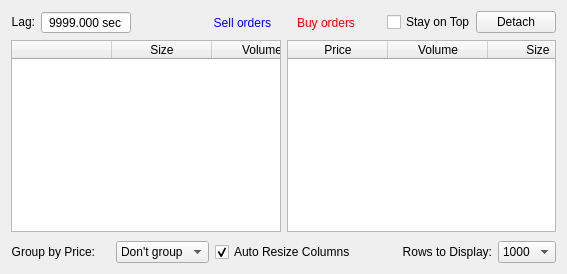
       <widget class="QWidget" name="tabDepth">
        <attribute name="title">
         <string>Order Book</string>
        </attribute>
        <layout class="QGridLayout" name="gridLayout_27">
         <item row="0" column="0">
          <layout class="QHBoxLayout" name="horizontalLayout_20">
           <property name="rightMargin">
            <number>10</number>
           </property>
           <item>
            <widget class="QLabel" name="lagApiLabel_2">
             <property name="sizePolicy">
              <sizepolicy hsizetype="Preferred" vsizetype="Maximum">
               <horstretch>0</horstretch>
               <verstretch>0</verstretch>
              </sizepolicy>
             </property>
             <property name="minimumSize">
              <size>
               <width>0</width>
               <height>0</height>
              </size>
             </property>
             <property name="accessibleName">
              <string>TR00016</string>
             </property>
             <property name="text">
              <string>Lag:</string>
             </property>
             <property name="alignment">
              <set>Qt::AlignRight|Qt::AlignTrailing|Qt::AlignVCenter</set>
             </property>
            </widget>
           </item>
           <item>
            <widget class="QDoubleSpinBox" name="depthLag">
             <property name="sizePolicy">
              <sizepolicy hsizetype="Preferred" vsizetype="Fixed">
               <horstretch>0</horstretch>
               <verstretch>0</verstretch>
              </sizepolicy>
             </property>
             <property name="minimumSize">
              <size>
               <width>90</width>
               <height>0</height>
              </size>
             </property>
             <property name="accessibleName">
              <string>TR00113</string>
             </property>
             <property name="styleSheet">
              <string notr="true"/>
             </property>
             <property name="alignment">
              <set>Qt::AlignCenter</set>
             </property>
             <property name="readOnly">
              <bool>true</bool>
             </property>
             <property name="buttonSymbols">
              <enum>QAbstractSpinBox::NoButtons</enum>
             </property>
             <property name="prefix">
              <string/>
             </property>
             <property name="suffix">
              <string> sec</string>
             </property>
             <property name="decimals">
              <number>3</number>
             </property>
             <property name="minimum">
              <double>0.000000000000000</double>
             </property>
             <property name="maximum">
              <double>9999.000000000000000</double>
             </property>
             <property name="value">
              <double>9999.000000000000000</double>
             </property>
            </widget>
           </item>
           <item>
            <widget class="QLabel" name="sellOrdersLabel">
             <property name="sizePolicy">
              <sizepolicy hsizetype="Expanding" vsizetype="Preferred">
               <horstretch>0</horstretch>
               <verstretch>0</verstretch>
              </sizepolicy>
             </property>
             <property name="accessibleName">
              <string>SELL_ORDERS</string>
             </property>
             <property name="styleSheet">
              <string notr="true">color: blue;</string>
             </property>
             <property name="text">
              <string>Sell orders</string>
             </property>
             <property name="alignment">
              <set>Qt::AlignRight|Qt::AlignTrailing|Qt::AlignVCenter</set>
             </property>
            </widget>
           </item>
          </layout>
         </item>
         <item row="0" column="1">
          <layout class="QHBoxLayout" name="horizontalLayout_18">
           <property name="spacing">
            <number>0</number>
           </property>
           <property name="leftMargin">
            <number>10</number>
           </property>
           <item>
            <widget class="QLabel" name="buyOrdersLabel">
             <property name="sizePolicy">
              <sizepolicy hsizetype="Expanding" vsizetype="Preferred">
               <horstretch>0</horstretch>
               <verstretch>0</verstretch>
              </sizepolicy>
             </property>
             <property name="accessibleName">
              <string>BUY_ORDERS</string>
             </property>
             <property name="styleSheet">
              <string notr="true">color: red;</string>
             </property>
             <property name="text">
              <string>Buy orders</string>
             </property>
             <property name="alignment">
              <set>Qt::AlignLeading|Qt::AlignLeft|Qt::AlignVCenter</set>
             </property>
            </widget>
           </item>
           <item>
            <widget class="QCheckBox" name="tabDepthOnTop">
             <property name="sizePolicy">
              <sizepolicy hsizetype="Maximum" vsizetype="Fixed">
               <horstretch>0</horstretch>
               <verstretch>0</verstretch>
              </sizepolicy>
             </property>
             <property name="accessibleName">
              <string>STAYS_ON_TOP</string>
             </property>
             <property name="text">
              <string>Stay on Top</string>
             </property>
            </widget>
           </item>
           <item>
            <widget class="QPushButton" name="detachDepth">
             <property name="sizePolicy">
              <sizepolicy hsizetype="Maximum" vsizetype="Maximum">
               <horstretch>0</horstretch>
               <verstretch>0</verstretch>
              </sizepolicy>
             </property>
             <property name="whatsThis">
              <string/>
             </property>
             <property name="accessibleName">
              <string>DETACH_TAB</string>
             </property>
             <property name="text">
              <string>Detach</string>
             </property>
            </widget>
           </item>
          </layout>
         </item>
         <item row="1" column="0">
          <widget class="QTableWidget" name="depthAsksTable">
           <property name="horizontalScrollBarPolicy">
            <enum>Qt::ScrollBarAlwaysOff</enum>
           </property>
           <property name="editTriggers">
            <set>QAbstractItemView::NoEditTriggers</set>
           </property>
           <property name="showDropIndicator" stdset="0">
            <bool>false</bool>
           </property>
           <property name="alternatingRowColors">
            <bool>true</bool>
           </property>
           <property name="selectionBehavior">
            <enum>QAbstractItemView::SelectRows</enum>
           </property>
           <property name="textElideMode">
            <enum>Qt::ElideNone</enum>
           </property>
           <property name="verticalScrollMode">
            <enum>QAbstractItemView::ScrollPerPixel</enum>
           </property>
           <property name="horizontalScrollMode">
            <enum>QAbstractItemView::ScrollPerPixel</enum>
           </property>
           <property name="showGrid">
            <bool>false</bool>
           </property>
           <property name="wordWrap">
            <bool>false</bool>
           </property>
           <attribute name="horizontalHeaderHighlightSections">
            <bool>false</bool>
           </attribute>
           <attribute name="verticalHeaderVisible">
            <bool>false</bool>
           </attribute>
           <attribute name="verticalHeaderDefaultSectionSize">
            <number>26</number>
           </attribute>
           <attribute name="verticalHeaderHighlightSections">
            <bool>false</bool>
           </attribute>
           <column>
            <property name="text">
             <string/>
            </property>
           </column>
           <column>
            <property name="text">
             <string>Size</string>
            </property>
           </column>
           <column>
            <property name="text">
             <string>Volume</string>
            </property>
           </column>
           <column>
            <property name="text">
             <string>Price</string>
            </property>
           </column>
          </widget>
         </item>
         <item row="1" column="1">
          <widget class="QTableWidget" name="depthBidsTable">
           <property name="horizontalScrollBarPolicy">
            <enum>Qt::ScrollBarAlwaysOff</enum>
           </property>
           <property name="editTriggers">
            <set>QAbstractItemView::NoEditTriggers</set>
           </property>
           <property name="showDropIndicator" stdset="0">
            <bool>false</bool>
           </property>
           <property name="alternatingRowColors">
            <bool>true</bool>
           </property>
           <property name="selectionBehavior">
            <enum>QAbstractItemView::SelectRows</enum>
           </property>
           <property name="textElideMode">
            <enum>Qt::ElideNone</enum>
           </property>
           <property name="verticalScrollMode">
            <enum>QAbstractItemView::ScrollPerPixel</enum>
           </property>
           <property name="horizontalScrollMode">
            <enum>QAbstractItemView::ScrollPerPixel</enum>
           </property>
           <property name="showGrid">
            <bool>false</bool>
           </property>
           <property name="wordWrap">
            <bool>false</bool>
           </property>
           <attribute name="horizontalHeaderHighlightSections">
            <bool>false</bool>
           </attribute>
           <attribute name="verticalHeaderVisible">
            <bool>false</bool>
           </attribute>
           <attribute name="verticalHeaderDefaultSectionSize">
            <number>26</number>
           </attribute>
           <attribute name="verticalHeaderHighlightSections">
            <bool>false</bool>
           </attribute>
           <column>
            <property name="text">
             <string>Price</string>
            </property>
           </column>
           <column>
            <property name="text">
             <string>Volume</string>
            </property>
           </column>
           <column>
            <property name="text">
             <string>Size</string>
            </property>
           </column>
           <column>
            <property name="text">
             <string/>
            </property>
           </column>
          </widget>
         </item>
         <item row="2" column="0" colspan="2">
          <layout class="QGridLayout" name="gridLayout_31">
           <property name="topMargin">
            <number>3</number>
           </property>
           <item row="0" column="1">
            <widget class="QLabel" name="usdLabel2_2">
             <property name="sizePolicy">
              <sizepolicy hsizetype="Maximum" vsizetype="Preferred">
               <horstretch>0</horstretch>
               <verstretch>0</verstretch>
              </sizepolicy>
             </property>
             <property name="font">
              <font>
               <pointsize>11</pointsize>
               <weight>50</weight>
               <bold>false</bold>
              </font>
             </property>
             <property name="accessibleDescription">
              <string>USD_ICON</string>
             </property>
             <property name="styleSheet">
              <string notr="true">color: darkgreen</string>
             </property>
             <property name="text">
              <string/>
             </property>
             <property name="alignment">
              <set>Qt::AlignCenter</set>
             </property>
            </widget>
           </item>
           <item row="0" column="5">
            <widget class="QLabel" name="labelDepthLimit">
             <property name="sizePolicy">
              <sizepolicy hsizetype="Preferred" vsizetype="Maximum">
               <horstretch>0</horstretch>
               <verstretch>0</verstretch>
              </sizepolicy>
             </property>
             <property name="minimumSize">
              <size>
               <width>0</width>
               <height>0</height>
              </size>
             </property>
             <property name="accessibleName">
              <string>ROWS_TO_DISPLAY</string>
             </property>
             <property name="text">
              <string>Rows to Display:</string>
             </property>
             <property name="alignment">
              <set>Qt::AlignRight|Qt::AlignTrailing|Qt::AlignVCenter</set>
             </property>
            </widget>
           </item>
           <item row="0" column="2">
            <widget class="QComboBox" name="comboBoxGroupByPrice">
             <property name="sizePolicy">
              <sizepolicy hsizetype="Preferred" vsizetype="Fixed">
               <horstretch>0</horstretch>
               <verstretch>0</verstretch>
              </sizepolicy>
             </property>
             <property name="maxVisibleItems">
              <number>30</number>
             </property>
             <item>
              <property name="text">
               <string>Don't group</string>
              </property>
             </item>
             <item>
              <property name="text">
               <string>0.005</string>
              </property>
             </item>
             <item>
              <property name="text">
               <string>0.010</string>
              </property>
             </item>
             <item>
              <property name="text">
               <string>0.025</string>
              </property>
             </item>
             <item>
              <property name="text">
               <string>0.050</string>
              </property>
             </item>
             <item>
              <property name="text">
               <string>0.100</string>
              </property>
             </item>
             <item>
              <property name="text">
               <string>0.250</string>
              </property>
             </item>
             <item>
              <property name="text">
               <string>0.500</string>
              </property>
             </item>
             <item>
              <property name="text">
               <string>1.000</string>
              </property>
             </item>
             <item>
              <property name="text">
               <string>2.500</string>
              </property>
             </item>
             <item>
              <property name="text">
               <string>5.000</string>
              </property>
             </item>
             <item>
              <property name="text">
               <string>10.000</string>
              </property>
             </item>
             <item>
              <property name="text">
               <string>25.000</string>
              </property>
             </item>
             <item>
              <property name="text">
               <string>50.000</string>
              </property>
             </item>
            </widget>
           </item>
           <item row="0" column="6">
            <widget class="QComboBox" name="depthComboBoxLimitRows">
             <property name="maxVisibleItems">
              <number>30</number>
             </property>
             <item>
              <property name="text">
               <string>1000</string>
              </property>
             </item>
             <item>
              <property name="text">
               <string>500</string>
              </property>
             </item>
             <item>
              <property name="text">
               <string>250</string>
              </property>
             </item>
             <item>
              <property name="text">
               <string>100</string>
              </property>
             </item>
             <item>
              <property name="text">
               <string>50</string>
              </property>
             </item>
             <item>
              <property name="text">
               <string>25</string>
              </property>
             </item>
             <item>
              <property name="text">
               <string>20</string>
              </property>
             </item>
             <item>
              <property name="text">
               <string>15</string>
              </property>
             </item>
             <item>
              <property name="text">
               <string>10</string>
              </property>
             </item>
            </widget>
           </item>
           <item row="0" column="4">
            <spacer name="horizontalSpacer_7">
             <property name="orientation">
              <enum>Qt::Horizontal</enum>
             </property>
             <property name="sizeHint" stdset="0">
              <size>
               <width>40</width>
               <height>20</height>
              </size>
             </property>
            </spacer>
           </item>
           <item row="0" column="0">
            <widget class="QLabel" name="labelGroupByPrice">
             <property name="sizePolicy">
              <sizepolicy hsizetype="Preferred" vsizetype="Maximum">
               <horstretch>0</horstretch>
               <verstretch>0</verstretch>
              </sizepolicy>
             </property>
             <property name="minimumSize">
              <size>
               <width>0</width>
               <height>0</height>
              </size>
             </property>
             <property name="accessibleName">
              <string>GROUP_BY_PRICE</string>
             </property>
             <property name="text">
              <string>Group by Price:</string>
             </property>
             <property name="alignment">
              <set>Qt::AlignRight|Qt::AlignTrailing|Qt::AlignVCenter</set>
             </property>
            </widget>
           </item>
           <item row="0" column="3">
            <widget class="QCheckBox" name="depthAutoResize">
             <property name="accessibleName">
              <string>AUTO_RESIZE_COLUMNS</string>
             </property>
             <property name="text">
              <string>Auto Resize Columns</string>
             </property>
             <property name="checked">
              <bool>true</bool>
             </property>
            </widget>
           </item>
          </layout>
         </item>
        </layout>
       </widget>
